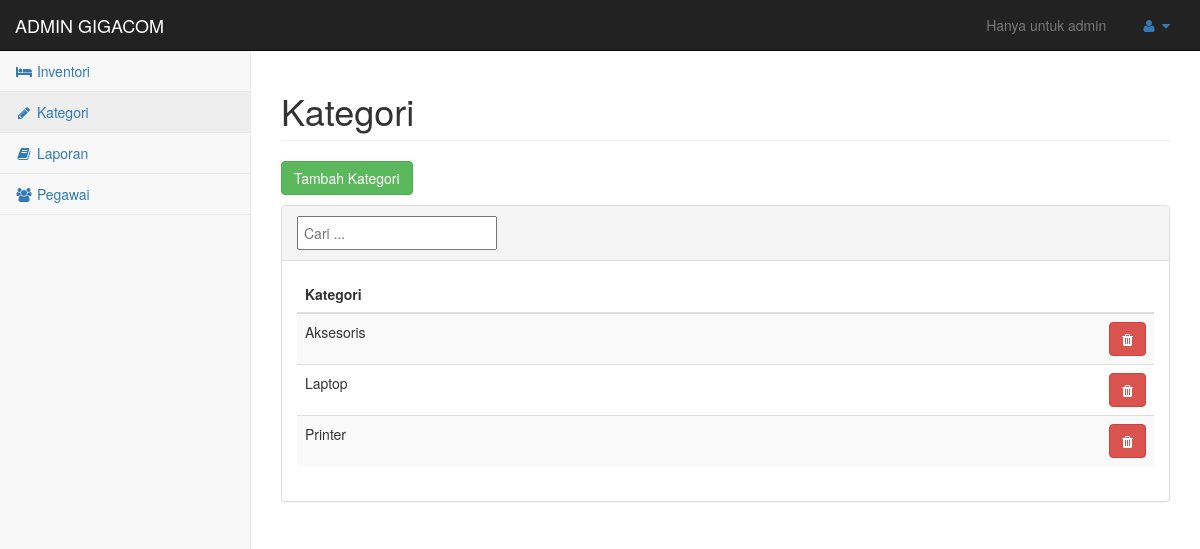
Screenshot of /admin/kategori_admin.php (signed in) with the database file from the repository.
### tables this page shows
CREATE TABLE IF NOT EXISTS `kategori` (
  `nama` varchar(50) NOT NULL
);

### admin/kategori_admin.php (the view, shortened to what this page needs)
<!DOCTYPE html>
<html lang="en">
<head>
    <link href="libs/bootstrap/css/bootstrap.min.css" rel="stylesheet">
    <link href="libs/metisMenu/metisMenu.min.css" rel="stylesheet">
    <link href="libs/sb-admin/css/sb-admin-2.css" rel="stylesheet">
    <link href="libs/font-awesome/css/font-awesome.min.css" rel="stylesheet" type="text/css">
</head>
<body>
    <div id="wrapper">
        <nav class="navbar navbar-inverse navbar-static-top" role="navigation" style="margin-bottom: 0;">
            <div class="navbar-header">
                <a class="navbar-brand" href="#">ADMIN GIGACOM</a>
            </div>
            <ul class="nav navbar-top-links navbar-right">
                <li class="disabled"><a href="#">Hanya untuk admin</a></li>
                <li class="dropdown">
                    <a class="dropdown-toggle" data-toggle="dropdown" href="#">
                        <i class="fa fa-user fa-fw"></i> <i class="fa fa-caret-down"></i>
                    </a>
                </li>
            </ul>
            <div class="navbar-default sidebar" role="navigation">
                <div class="sidebar-nav navbar-collapse">
                    <ul class="nav" id="side-menu">
                         <li><a href="inventori_admin.php"><i class="fa fa-bed fa-fw"></i> Inventori</a></li>
 <li><a href="kategori_admin.php" class="active"><i class="fa fa-pencil fa-fw"></i> Kategori</a></li>
                        <li><a href="menu_laporan_admin.php"><i class="fa fa-book fa-fw"></i> Laporan</a></li>
                        <li><a href="menu_pegawai.php"><i class="fa fa-group fa-fw"></i> Pegawai</a></li>
                    </ul>
                </div>
            </div>
        </nav>
        <div id="page-wrapper">
            <div class="row">
                <div class="col-lg-12">
                    <h1 class="page-header">Kategori</h1>
                </div>
            </div>
            <div class="row">
                <div class="col-lg-12">
                    <p><a class="btn btn-success" href="#modalTambah" data-toggle="modal">Tambah Kategori</a></p>
                    <div class="panel panel-default">
                        <div class="panel-heading">
                            <input type="text" id="cari" placeholder="Cari ..." style="width: 200px; padding: 5px;">
                        </div>
                        <div class="panel-body">
                            <table class="table table-hover table-striped">
                                <thead>
                                    <tr>
                                        <th>Kategori</th>
                                        <th width="5%"></th>
                                        <th width="5%"></th>
                                    </tr>
                                </thead>
                                <tbody id="tabelViewKamar">
<?php
$res = mysql_query("SELECT * FROM kategori ORDER BY nama");
while ( $row = mysql_fetch_assoc($res) ){
?>
                                    <tr>
                                        <td><?php echo $row['nama'];?></td>
                                        <td></td>
                                        <td><a href="php/hapuskategori.php?nama=<?php echo $row['nama'];?>" onclick="return confirm('Yakin hapus data?')" class="btn btn-danger"><i class="fa fa-trash"></i></a></td>
                                    </tr>
<?php
}
?>
                                </tbody>
                            </table>
                        </div>
                    </div>
                </div>
            </div>
        </div>
    </div>
</body>
</html>

### admin/libs/sb-admin/css/sb-admin-2.css (style rules this page uses)
body { background-color: #f8f8f8; }
#wrapper { width: 100%; }
#page-wrapper { padding: 0 15px; min-height: 568px; background-color: white; }
@media (min-width: 768px) { #page-wrapper { position: inherit; margin: 0 0 0 250px; padding: 0 30px; border-left: 1px solid #e7e7e7; } }
.navbar-top-links { margin-right: 0; }
.navbar-top-links li { display: inline-block; }
.navbar-top-links li:last-child { margin-right: 15px; }
.navbar-top-links li a { padding: 15px; min-height: 50px; }
.sidebar .sidebar-nav.navbar-collapse { padding-left: 0; padding-right: 0; }
.sidebar ul li { border-bottom: 1px solid #e7e7e7; }
.sidebar ul li a.active { background-color: #eeeeee; }
@media (min-width: 768px) { .sidebar { z-index: 1; position: absolute; width: 250px; margin-top: 51px; } }

### rows the page displays
kategori: nama "Aksesoris"
kategori: nama "Laptop"
kategori: nama "Printer"
